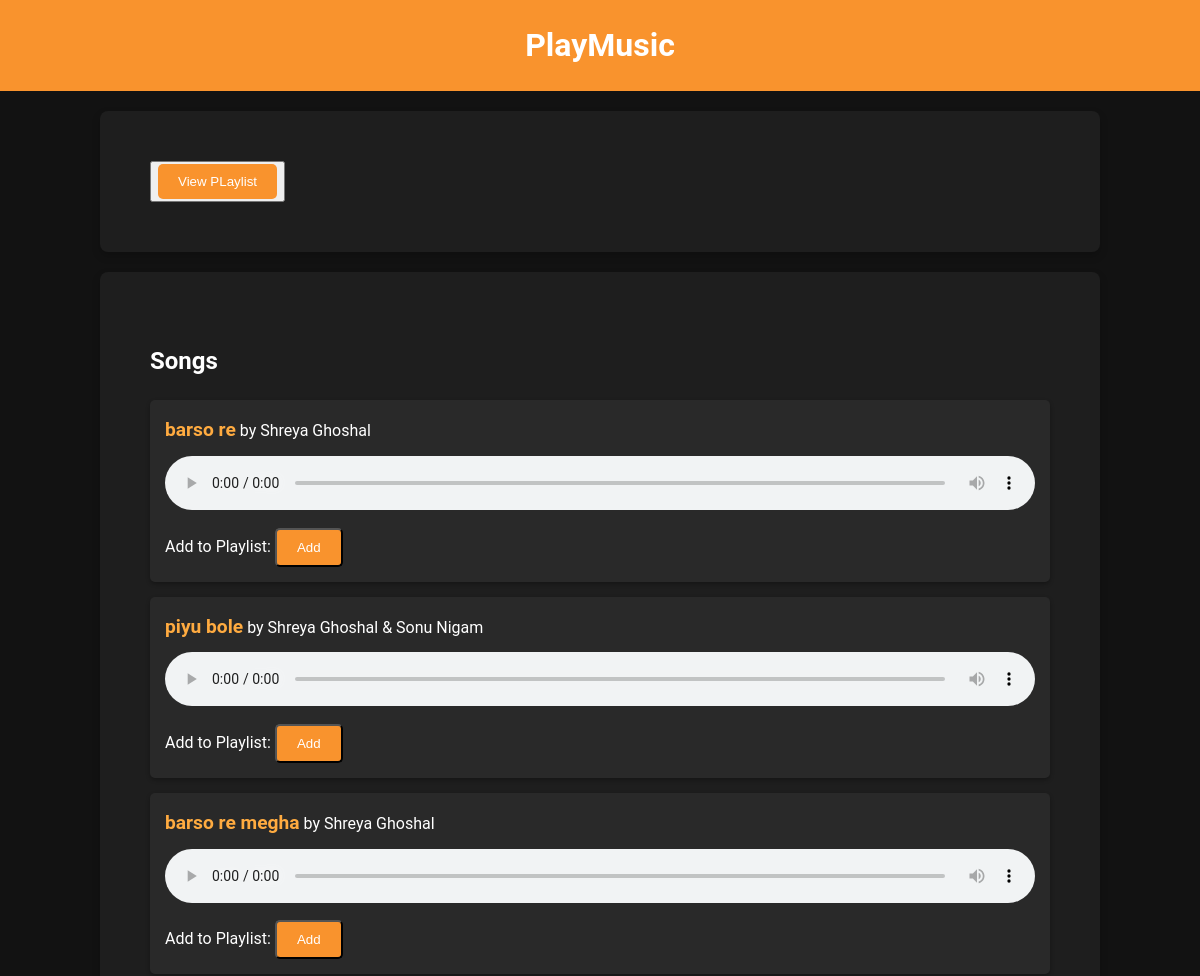
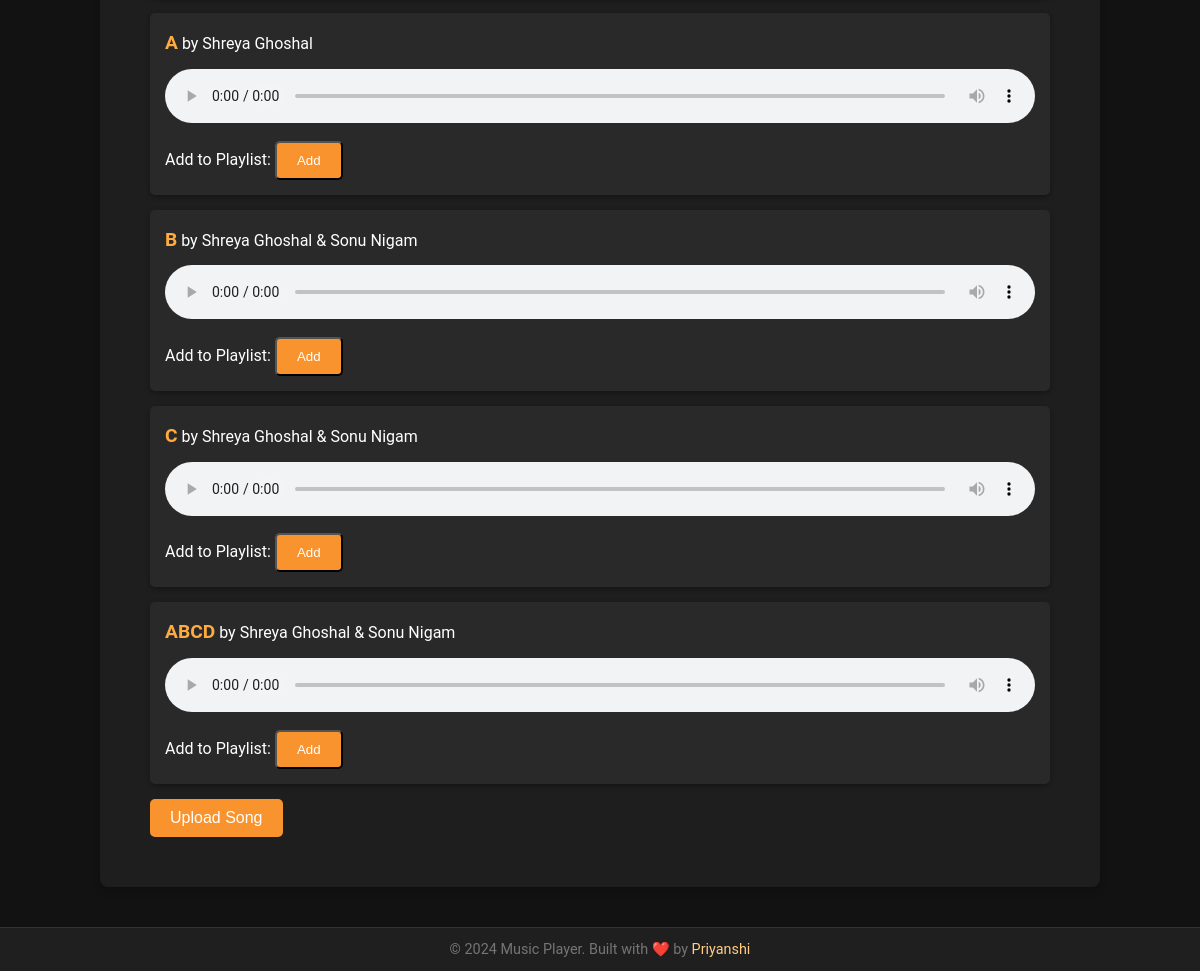
Before: / with the older database file (2 pictures, top to bottom).
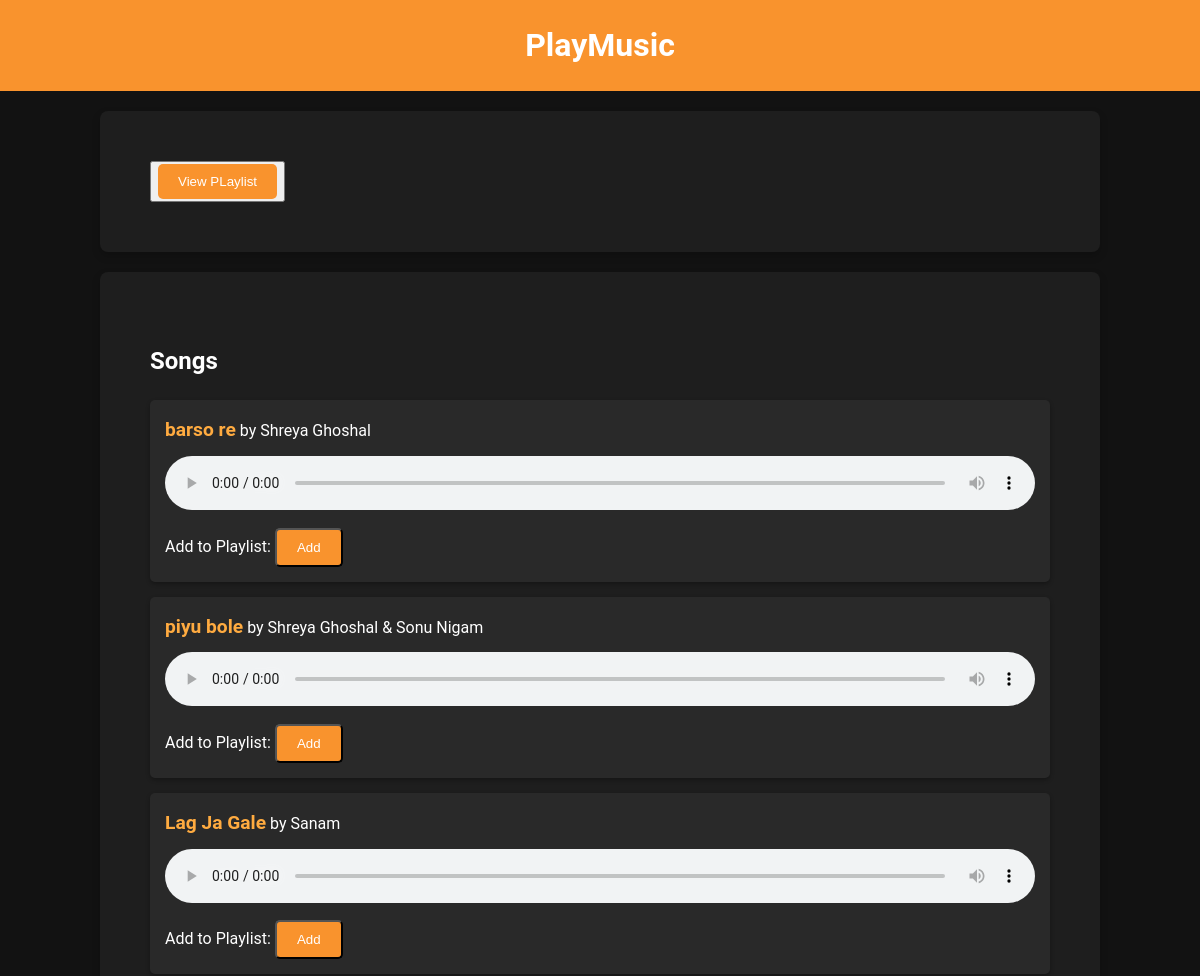
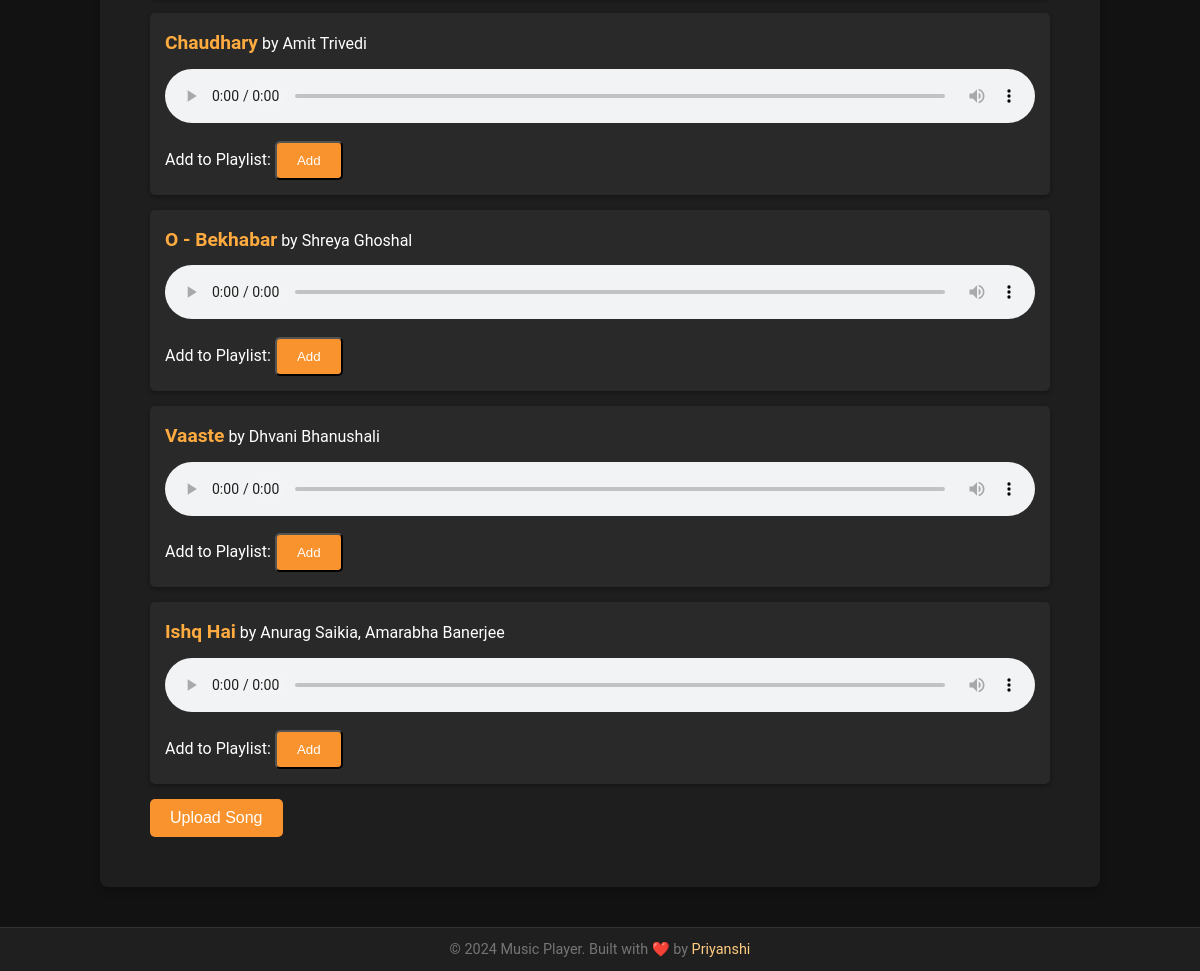
After: the same page with the newer database file (2 pictures, top to bottom).
### songs/models.py (models this page shows, shortened)
class Song(models.Model):
    title = models.CharField(max_length=200)
    artist = models.CharField(max_length=200)
    audio_file = models.FileField(upload_to='songs/', blank=True, null=True)

### songs/views.py (the view)
# urls.py: path('', views.playlist_view, name='playlist_list'),
def playlist_view(request):
    playlists = Playlist.objects.all()
    songs = Song.objects.all()
    return render(request, 'songs/playlist.html', {'playlists': playlists, 'songs': songs})

### songs/templates/songs/playlist.html (shortened to what this page needs)
{% load static %}
<!DOCTYPE html>
<html lang="en">
<head>
    <link rel="stylesheet" href="{% static 'styles.css' %}">
</head>
<body>
    <header>
        <h1>PlayMusic</h1>
    </header>
    <div class="container">
       <button><a class="button" href="{% url 'playlist_detail' 3 %}">View PLaylist</a></button>
    </div>
    <div class="container">
        <h2>Songs</h2>
        <ul>
            {% for song in songs %}
                <li>
                    <strong>{{ song.title }}</strong> by {{ song.artist }}<br>
                    {% if song.audio_file %}
                        <audio controls>
                            <source src="{{ song.audio_file.url }}" type="audio/mpeg">
                        </audio>
                    {% endif %}
                    <br>
                    <div style="margin-top: 10px;">
                        <form method="POST" action="{% url 'add_to_playlist' %}">
                            <label for="add_to_playlist_{{ song.id }}" style="font-size: 1rem; color: white;">Add to Playlist:</label>
                            <button type="submit" class="button">Add</button>
                        </form>
                    </div>
                </li>
            {% empty %}
                <li>No songs available.</li>
            {% endfor %}
        </ul>
        <button id="uploadButton" class="buttonForm">Upload Song</button>
    </div>
    <footer>
        <p>&copy; 2024 Music Player. Built with ❤️ by <a href="#">Priyanshi</a></p>
    </footer>
</body>
</html>

### music_player/static/styles.css (style rules this page uses)
body { font-family: Arial, sans-serif; background-color: #f4f4f4; padding: 20px; }
h1 { color: #333; }
ul { list-style-type: none; }
li { margin: 10px 0; }

### songs/templates/songs/playlist.html (style rules this page uses)
body { font-family: 'Roboto', Arial, sans-serif; background-color: #121212; color: #fff; margin: 0; padding: 0; line-height: 1.6; }
header { background-color: #f9932d; padding: 20px 10px; text-align: center; }
header h1 { margin: 0; font-size: 2rem; color: #fff; }
.container { max-width: 900px; margin: 20px auto; padding: 50px; background-color: #1e1e1e; border-radius: 8px; box-shadow: 0 4px 8px rgba(0, 0, 0, 0.2); }
ul { list-style-type: none; padding: 0; margin: 0; }
ul li { margin-bottom: 15px; background: #292929; padding: 15px; border-radius: 5px; box-shadow: 0 2px 4px rgba(0, 0, 0, 0.3); transition: transform 0.2s ease, background 0.2s ease; }
strong { font-size: 1.2rem; color: #ffab40; }
audio { width: 100%; margin-top: 10px; }
footer { background-color: #1f1f1f; padding: 10px; text-align: center; border-top: 1px solid #333; margin-top: 40px; }
footer p { margin: 0; color: #757575; font-size: 0.9rem; }
footer a { color: #ffcc80; text-decoration: none; }
.button { display: inline-block; padding: 10px 20px; color: white; background-color: #f9932d; text-decoration: none; border-radius: 5px; }
.buttonForm { display: inline-block; padding: 10px 20px; color: white; background-color: #f9932d; text-decoration: none; border-radius: 5px; border: none; cursor: pointer; font-size: 1rem; transition: background-color 0.3s ease; }

Changed rows visible on the page:
removed Song: title "barso re megha", artist "Shreya Ghoshal"
removed Song: title "A", artist "Shreya Ghoshal"
removed Song: title "B", artist "Shreya Ghoshal & Sonu Nigam"
removed Song: title "C", artist "Shreya Ghoshal & Sonu Nigam"
removed Song: title "ABCD", artist "Shreya Ghoshal & Sonu Nigam"
added Song: title "Lag Ja Gale", artist "Sanam"
added Song: title "Chaudhary", artist "Amit Trivedi"
added Song: title "O - Bekhabar", artist "Shreya Ghoshal"
added Song: title "Vaaste", artist "Dhvani Bhanushali"
added Song: title "Ishq Hai", artist "Anurag Saikia, Amarabha Banerjee"
